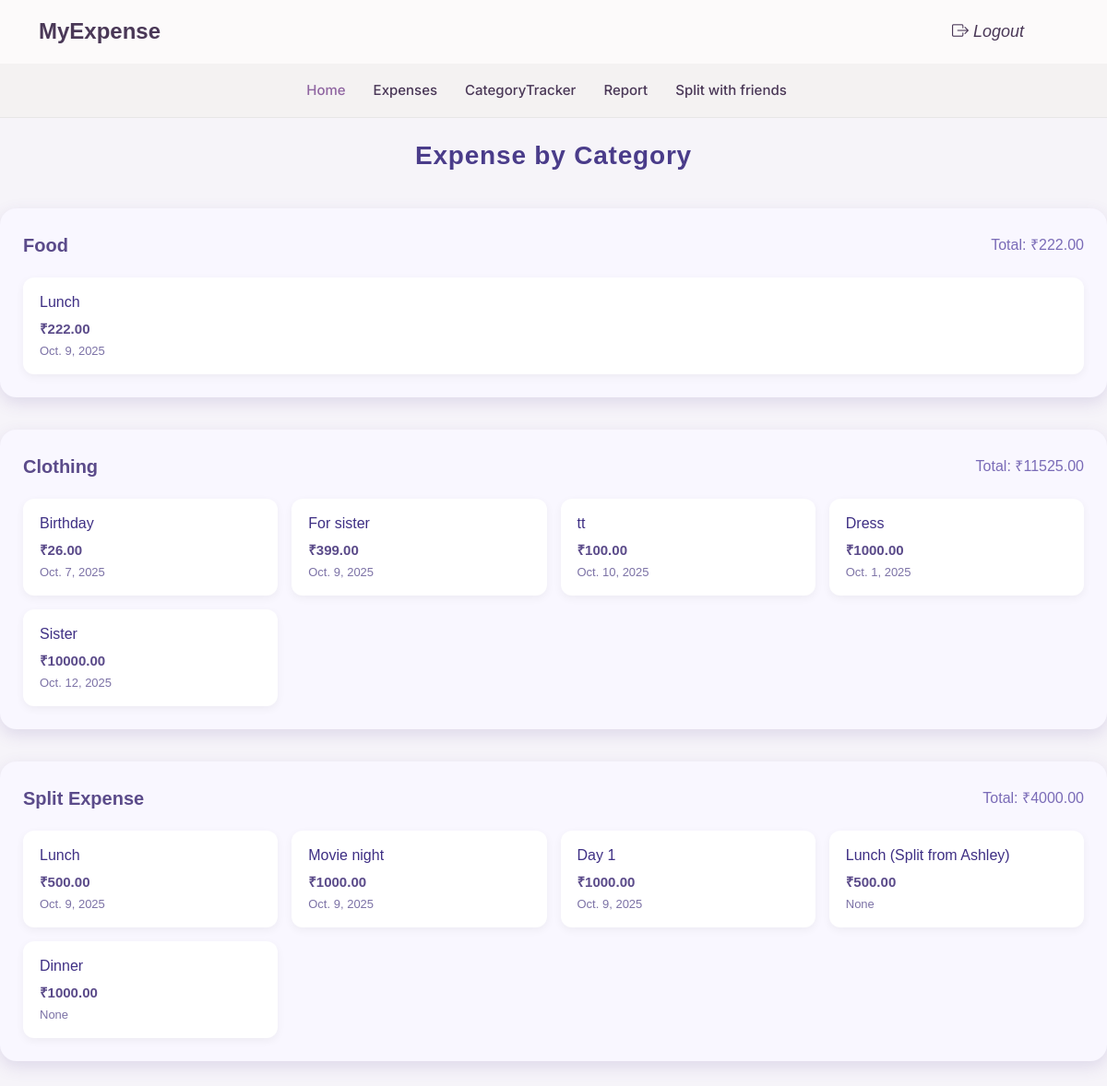
Screenshot of /catrack/ (signed in) with the database file from the repository.
### app/models.py (models this page shows, shortened)
class Category(models.Model):
    category_name = models.CharField(max_length=100, unique=True)

class Expense(models.Model):
    user = models.ForeignKey(User, on_delete=models.CASCADE)
    category = models.ForeignKey(Category, on_delete=models.CASCADE, null=True, blank=True)
    amount = models.DecimalField(max_digits=10, decimal_places=2)
    description = models.CharField(max_length=1000, blank=True, null=True)
    date = models.DateField(default=None, null=True, blank=True)

### app/views.py (the view)
# urls.py: path('catrack/',views.Categorized_tracking,name='catrack'),
def Categorized_tracking(request):
    user_id = request.user.id
    categories = Category.objects.all()
    data = []
    for category in categories:
        expenses = Expense.objects.filter(user_id=user_id, category_id=category.id)
        if expenses.exists():
            total_amount = sum(e.amount for e in expenses)
            data.append({'category_name': category.category_name,'expenses': expenses,'total': total_amount })
    return render(request, 'categorized_tracking.html', {'data': data})

### template/categorized_tracking.html (shortened to what this page needs)
{% include 'user_header.html' %}
<!DOCTYPE html>
<html lang="en">
<head>
</head>
<body>
<br>
  <h2>Expense by Category</h2>
  {% if data %}
    {% for i in data %}
      <div class="category-card">
        <div class="category-title">
          <span>{{ i.category_name }}</span>
          <span class="category-total">Total: ₹{{ i.total }}</span>
        </div>
        <div class="expense-list">
          {% for expense in i.expenses %}
            <div class="expense-item">
              <div class="expense-desc">{{ expense.description }}</div>
              <div class="expense-amount">₹{{ expense.amount }}</div>
              <div class="expense-date">{{ expense.date }}</div>
            </div>
          {% endfor %}
        </div>
      </div>
    {% endfor %}
  {% else %}
    <div class="no-expense">No expenses found.</div>
  {% endif %}
</body>
</html>

### template/categorized_tracking.html (style rules this page uses)
body { font-family: 'Poppins', sans-serif; background: #f6f4f9; margin: 0; padding: 0; }
h2 { text-align: center; font-size: 28px; font-weight: 600; margin-bottom: 40px; letter-spacing: 0.8px; color: #4A3C8A; }
.category-card { background: #F9F7FF; border-radius: 18px; box-shadow: 0 6px 18px rgba(90, 60, 150, 0.15); padding: 25px; margin-bottom: 35px; transition: transform 0.2s ease, box-shadow 0.2s ease; position: relative; }
.category-title { font-size: 20px; font-weight: 600; margin-bottom: 20px; color: #5B4B8A; display: flex; align-items: center; justify-content: space-between; }
.category-total { font-size: 16px; font-weight: 500; color: #7A6BB7; }
.expense-list { display: grid; grid-template-columns: repeat(auto-fit, minmax(250px, 1fr)); gap: 15px; }
.expense-item { background: #FFF; border-radius: 12px; box-shadow: 0 3px 10px rgba(0,0,0,0.05); padding: 15px 18px; transition: all 0.3s ease; }
.expense-desc { font-size: 16px; font-weight: 500; color: #3E2F84; margin-bottom: 6px; }
.expense-amount { color: #5B4B8A; font-weight: 600; font-size: 15px; }
.expense-date { font-size: 13px; color: #7C72A6; margin-top: 3px; }

### rows the page displays
Category: category_name "Food"
Expense: description "Lunch", amount "222.00", date "Oct. 9, 2025"
Category: category_name "Clothing"
Expense: description "Birthday", amount "26.00", date "Oct. 7, 2025"
Expense: description "For sister", amount "399.00", date "Oct. 9, 2025"
Expense: description "tt", amount "100.00", date "Oct. 10, 2025"
Expense: description "Dress", amount "1000.00", date "Oct. 1, 2025"
Expense: description "Sister", amount "10000.00", date "Oct. 12, 2025"
Category: category_name "Split Expense"
Expense: description "Lunch", amount "500.00", date "Oct. 9, 2025"
Expense: description "Movie night", amount "1000.00", date "Oct. 9, 2025"
Expense: description "Day 1", amount "1000.00", date "Oct. 9, 2025"
Expense: description "Lunch (Split from Ashley)", amount "500.00", date "None"
Expense: description "Dinner", amount "1000.00", date "None"

### other values shown
{{ i.total }} "222.00" "11525.00" "4000.00"
